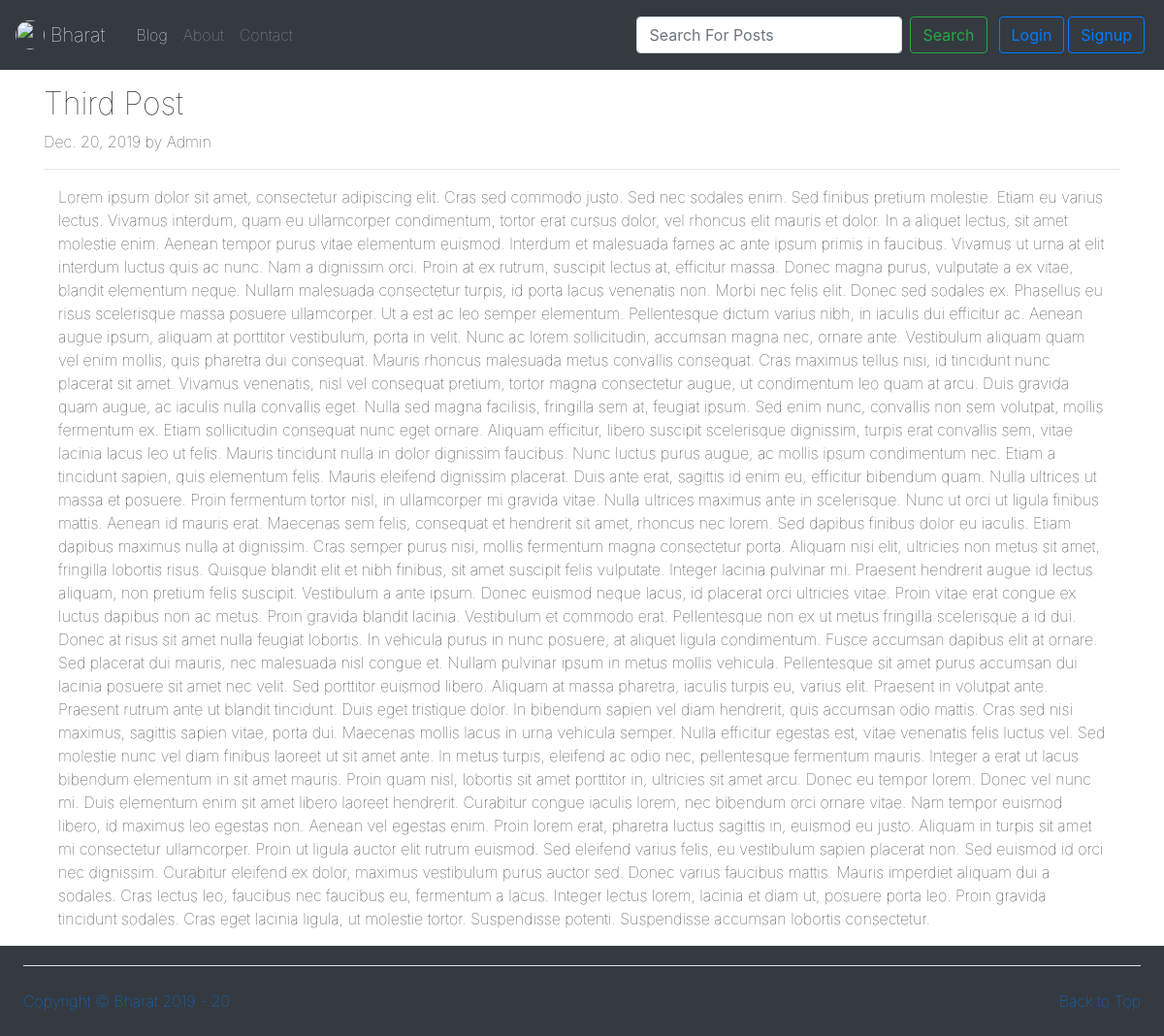
The page /Blog/Posts/5 on the database its author committed.
### Blog/models.py (models this page shows, shortened)
class Post(models.Model):
    Sno = models.AutoField(primary_key=True)
    Title = models.CharField(max_length=100)
    Author = models.CharField(max_length=50)
    Content = models.TextField()
    Time = models.DateField(auto_now=True)

### Blog/views.py (the view)
# urls.py: path('Posts/<str:Sno>', views.Post, name='post'),
def Post(r,Sno):
    Post = PostD.objects.filter(Sno=Sno).first()
    if not Post:
         return render(r,'Blog/PostNotAvalable.html',{'Fb':'fixed-bottom'})
    else:
         if len(Post.Content) < 2419:
              fb = 'fixed-bottom'
         else:
              fb = ''
         return render(r,'Blog/Post.html', {"post": Post,'Fb':fb})

### templates/Blog/Post.html (shortened to what this page needs)
{% extends 'Home/base.html'  %}
{% block BlogActive %} active {% endblock BlogActive %}
{% block body %}
<div class="container my-3">
        <h2 class="blog-post-title">{{post.Title}}</h2>
        <p class="blog-post-meta">{{post.Time}} by {{post.Author}}</p>
        <hr>
        <div class="container">
        {{post.Content}}
        </div>
      </div>
{% endblock body %}

### templates/Home/base.html (style rules this page uses)
*,h1,h2,h3,h4,h5,h6,p,span { font-weight: 100; }

### rows shown on the page
Post: Title "Third Post", Time "Dec. 20, 2019", Author "Admin", Content "Lorem ipsum dolor sit amet, consectetur adipiscing elit. Cras sed commodo justo. Sed nec sodales enim. Sed finibus pretium molestie. Etiam eu varius lectus. Vivamus interdum, quam eu ullamcorper condimentum, tortor erat cursus dolor, vel rhoncus elit mauris et dolor. In a aliquet lectus, sit amet molestie enim. Aenean tempor purus vitae elementum euismod. Interdum et malesuada fames ac ante ipsum primis in faucibus. Vivamus ut urna at elit interdum luctus quis ac nunc. Nam a dignissim orci. Proin at ex rutrum, suscipit lectus at, efficitur massa. Donec magna purus, vulputate a ex vitae, blandit elementum neque. Nullam malesuada consectetur turpis, id porta lacus venenatis non. Morbi nec…"
